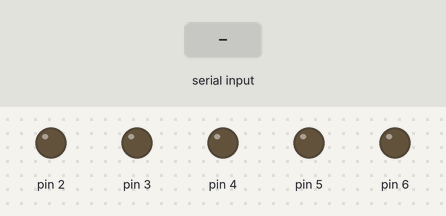
Simulated run of this sketch. Board: Arduino Uno, built with avr-gcc and run on an emulated ATmega328P. Parts: output pins drawn as LEDs (lit = HIGH). The inputs (shaded band) are chosen by the test bench.

Above: at 1.2 s.
1.3 s: "a" received over Serial
At 2.1 s:
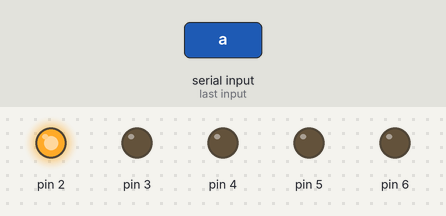
2.8 s: "b" received over Serial
At 3.2 s:
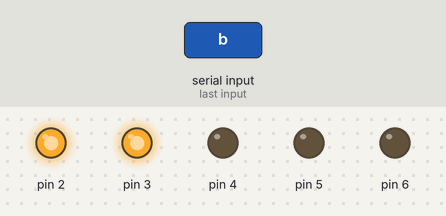
4.3 s: "c" received over Serial
At 5.5 s:
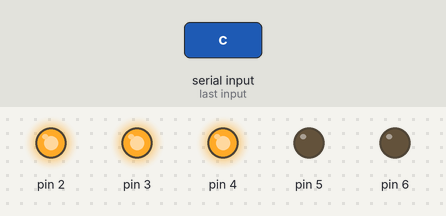
5.8 s: "d" received over Serial
At 6.7 s:
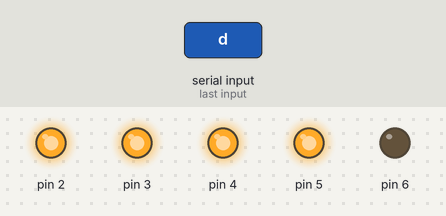
7.3 s: "e" received over Serial
At 7.8 s:
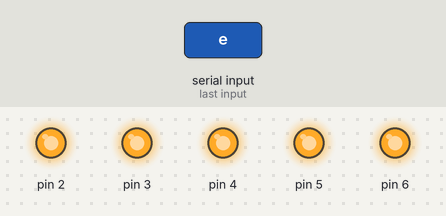
Timing chart, 0 to 9.8 s (numbered marks = the images above; inputs shaded):
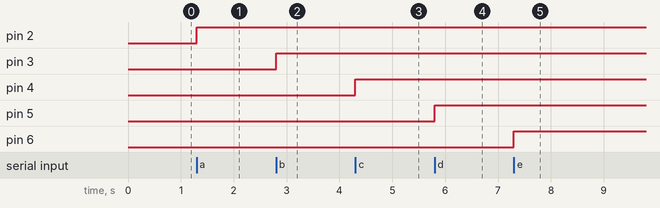

Measured:
- after the input at 1.3 s, pin 2: LOW → HIGH at once
- after the input at 2.8 s, pin 3: LOW → HIGH at once
- after the input at 4.3 s, pin 4: LOW → HIGH at once
- after the input at 5.8 s, pin 5: LOW → HIGH at once
- after the input at 7.3 s, pin 6: LOW → HIGH at once

The sketch:

switchCase2.ino
```cpp
/*
switch选择结构的使用示例，这个示例中当串口接受到不同的值时，led将会有不同的变化
*/

void setup() {
	Serial.begin(9600);
    // 初始化连接led的2-6脚为输出模式
    for (int thisPin = 2; thisPin <= 6; thisPin++) {
        pinMode(thisPin, OUTPUT);
    }
}

void loop() {
    //获取串口数据
    if (Serial.available() > 0) {
        int inByte = Serial.read();
        //根据从串口获取的不同字符，对不同的led引脚输出高电平
        switch (inByte) {
        case 'a':
            digitalWrite(2, HIGH);
            break;
        case 'b':
            digitalWrite(3, HIGH);
            break;
        case 'c':
            digitalWrite(4, HIGH);
            break;
        case 'd':
            digitalWrite(5, HIGH);
            break;
        case 'e':
            digitalWrite(6, HIGH);
            break;
        default:
            // 除了上面的字符外，其他字符的情况下把所有的led引脚拉低
            for (int thisPin = 2; thisPin < 7; thisPin++) {
                digitalWrite(thisPin, LOW);
            }
        }
    }
}
```
